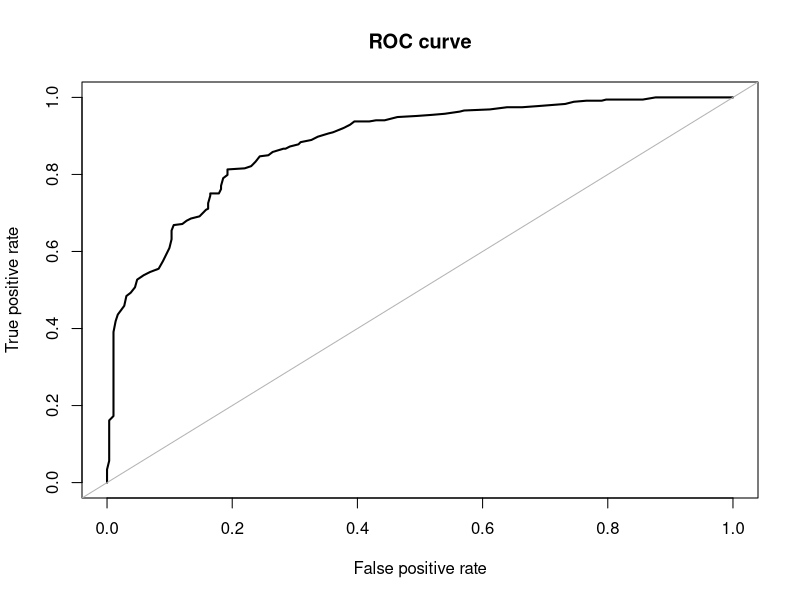
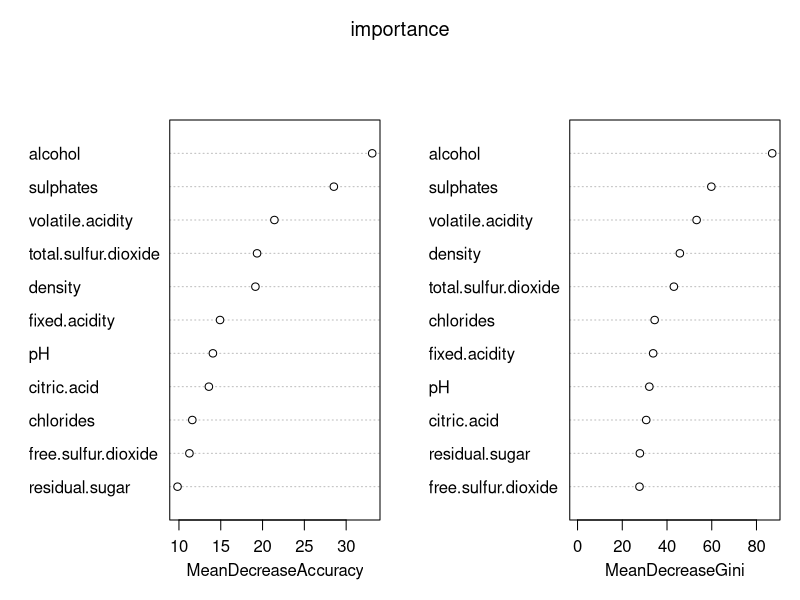

Write R code to recreate these figures, in order.
### Library
library(caret)
library(dplyr)

library(randomForest)

### 훈련자료: winequality_red_wine_train.csv
data.train <- read.csv('./data/winequality_red_train.csv', header=T, stringsAsFactors=T)
### 검정자료: winequality_red_wine_test.csv
data.test <- read.csv('./data/winequality_red_test.csv', header=T, stringsAsFactors=T)

### 모형 적합
fit.rf <- randomForest(quality ~., data=data.train, ntree=200, importance=T)

### 검정자료 예측
pred.rf <- predict(fit.rf, data.test)

### Confusion Matrix and Statistics
caret::confusionMatrix(reference=data.test$quality, data = pred.rf,
                       positive='Good', mode = 'everything')

### ROC curve & AUC
prob.rf <- predict(fit.rf, data.test, type='prob')
ROSE::roc.curve(data.test$quality, prob.rf[,'Good'])

### 중요도 계산
importance(fit.rf)

### 중요eh plot
varImpPlot(fit.rf, main='importance')
